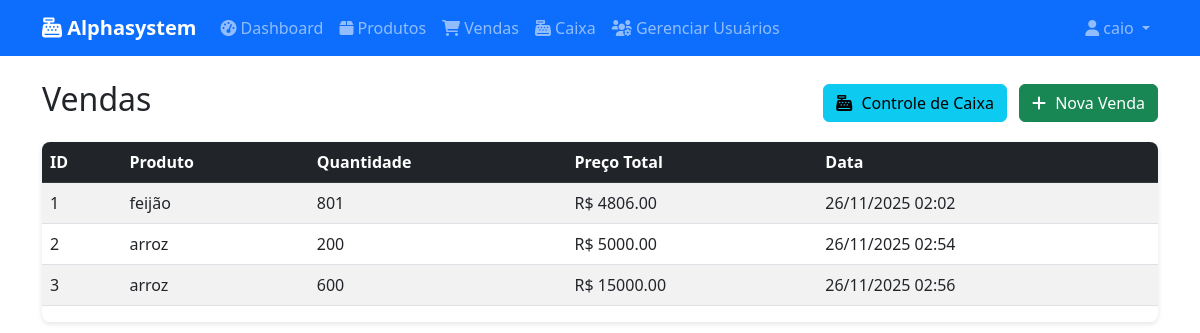
Page /sales (signed in) on the committed database.
### app/models/__init__.py (models this page shows, shortened)
class User(UserMixin, db.Model):
    id = db.Column(db.Integer, primary_key=True)
    username = db.Column(db.String(150), unique=True, nullable=False)
    email = db.Column(db.String(150), unique=True, nullable=False)
    password = db.Column(db.String(150), nullable=False)
    is_admin = db.Column(db.Boolean, default=False)
    role = db.Column(db.String(50), default='user')  # 'admin', 'manager', 'user'
    license_key = db.Column(db.String(255), db.ForeignKey('license.license_key'), nullable=True)
    manager_id = db.Column(db.Integer, db.ForeignKey('user.id'), nullable=True)  # Para usuários gerenciados por um gerente
    created_at = db.Column(db.DateTime, default=datetime.utcnow)
    manager = db.relationship('User', remote_side=[id], backref='managed_users')

class Sale(db.Model):
    id = db.Column(db.Integer, primary_key=True)
    product_id = db.Column(db.Integer, db.ForeignKey('product.id'), nullable=False)
    quantity = db.Column(db.Integer, nullable=False)
    total_price = db.Column(db.Float, nullable=False)
    sale_date = db.Column(db.DateTime, default=datetime.utcnow)
    cashier_id = db.Column(db.Integer, db.ForeignKey('cashier.id'), nullable=True)  # Novo campo
    product = db.relationship('Product', backref='sales')
    cashier = db.relationship('Cashier', backref='sales')  # Novo relacionamento

class Product(db.Model):
    id = db.Column(db.Integer, primary_key=True)
    name = db.Column(db.String(200), nullable=False)
    description = db.Column(db.Text)
    price = db.Column(db.Float, nullable=False)
    quantity = db.Column(db.Integer, default=0)
    max_quantity = db.Column(db.Integer, default=0)  # Quantidade máxima que o produto já teve
    category = db.Column(db.String(100))
    created_at = db.Column(db.DateTime, default=datetime.utcnow)

### app/routes/sales.py (the view)
@bp.route('/sales')
@license_required
def list_sales():
    sales = Sale.query.all()
    return render_template('sales/list.html', sales=sales)

### app/models/__init__.py (called while the page is built)
@login_manager.user_loader
def load_user(user_id):
    return User.query.get(int(user_id))

    def is_valid(self):
        return self.is_active and self.expiry_date > datetime.utcnow()

### app/templates/sales/list.html
{% extends "base.html" %}
{% block content %}
<div class="d-flex justify-content-between align-items-center mb-3">
    <h2>Vendas</h2>
    <div>
        <a href="{{ url_for('cashier.dashboard') }}" class="btn btn-info me-2">
            <i class="fas fa-cash-register"></i> Controle de Caixa
        </a>
        <a href="{{ url_for('sales.new_sale') }}" class="btn btn-success">
            <i class="fas fa-plus"></i> Nova Venda
        </a>
    </div>
</div>
<div class="table-responsive">
    <table class="table table-striped table-hover">
        <thead class="table-dark">
            <tr>
                <th>ID</th>
                <th>Produto</th>
                <th>Quantidade</th>
                <th>Preço Total</th>
                <th>Data</th>
            </tr>
        </thead>
        <tbody>
            {% for sale in sales %}
            <tr>
                <td>{{ sale.id }}</td>
                <td>{{ sale.product.name }}</td>
                <td>{{ sale.quantity }}</td>
                <td>R$ {{ "%.2f"|format(sale.total_price) }}</td>
                <td>{{ sale.sale_date.strftime('%d/%m/%Y %H:%M') if sale.sale_date else '' }}</td>
            </tr>
            {% else %}
            <tr>
                <td colspan="5" class="text-center">Nenhuma venda registrada</td>
            </tr>
            {% endfor %}
        </tbody>
    </table>
</div>
{% endblock %}

### app/templates/base.html (shortened to what this page needs)
<!DOCTYPE html>
<html lang="pt-BR">
<head>
    <link href="https://cdn.jsdelivr.net/npm/bootstrap@5.3.0/dist/css/bootstrap.min.css" rel="stylesheet">
    <link rel="stylesheet" href="https://cdnjs.cloudflare.com/ajax/libs/font-awesome/6.0.0/css/all.min.css">
    <link rel="stylesheet" href="{{ url_for('static', filename='css/style.css') }}">
</head>
<body>
    <nav class="navbar navbar-expand-lg navbar-dark bg-primary">
        <div class="container">
            <a class="navbar-brand" href="
                {% if current_user.role == 'user' and not current_user.is_admin %}
                    {{ url_for('products.list_products') }}
                {% else %}
                    {{ url_for('main.dashboard') }}
                {% endif %}">
                <i class="fas fa-cash-register"></i> Alphasystem
            </a>
            <div class="collapse navbar-collapse" id="navbarNav">
                <ul class="navbar-nav me-auto">
                    {% if current_user.is_authenticated %}
                        {% if current_user.role == 'manager' or current_user.is_admin %}
                        <li class="nav-item">
                            <a class="nav-link" href="{{ url_for('main.dashboard') }}">
                                <i class="fas fa-tachometer-alt"></i> Dashboard
                            </a>
                        </li>
                        {% endif %}
                        <li class="nav-item">
                            <a class="nav-link" href="{{ url_for('products.list_products') }}">
                                <i class="fas fa-box"></i> Produtos
                            </a>
                        </li>
                        <li class="nav-item">
                            <a class="nav-link" href="{{ url_for('sales.list_sales') }}">
                                <i class="fas fa-shopping-cart"></i> Vendas
                            </a>
                        </li>
                        <li class="nav-item">
                            <a class="nav-link" href="{{ url_for('cashier.dashboard') }}">
                                <i class="fas fa-cash-register"></i> Caixa
                            </a>
                        </li>
                        {% if current_user.role == 'manager' or current_user.is_admin %}
                            <li class="nav-item">
                                <a class="nav-link" href="{{ url_for('manager.index') }}">
                                    <i class="fas fa-users-cog"></i> Gerenciar Usuários
                                </a>
                            </li>
                        {% endif %}
                    {% endif %}
                </ul>
                <ul class="navbar-nav">
                    <li class="nav-item dropdown">
                        <a class="nav-link dropdown-toggle" href="#" id="userDropdown" role="button" data-bs-toggle="dropdown">
                            <i class="fas fa-user"></i> {{ current_user.username if current_user.is_authenticated else 'Usuário' }}
                        </a>
                    </li>
                </ul>
            </div>
        </div>
    </nav>
    <div class="container mt-4">
        {% block content %}{% endblock %}
    </div>
</body>
</html>

### app/static/css/style.css (style rules this page uses)
body { font-family: 'Segoe UI', Tahoma, Geneva, Verdana, sans-serif; }
.navbar-brand { font-weight: bold; }
.table th { border-top: none; }
.btn i { margin-right: 5px; }
.table-responsive { border-radius: 8px; overflow: hidden; box-shadow: 0 2px 5px rgba(0,0,0,.1); }

### rows in the picture
User: username "caio"
Sale: id "1", product.name "feijão", quantity "801", total_price "4806.00", sale_date "26/11/2025 02:02"
Sale: id "2", product.name "arroz", quantity "200", total_price "5000.00", sale_date "26/11/2025 02:54"
Sale: id "3", product.name "arroz", quantity "600", total_price "15000.00", sale_date "26/11/2025 02:56"
